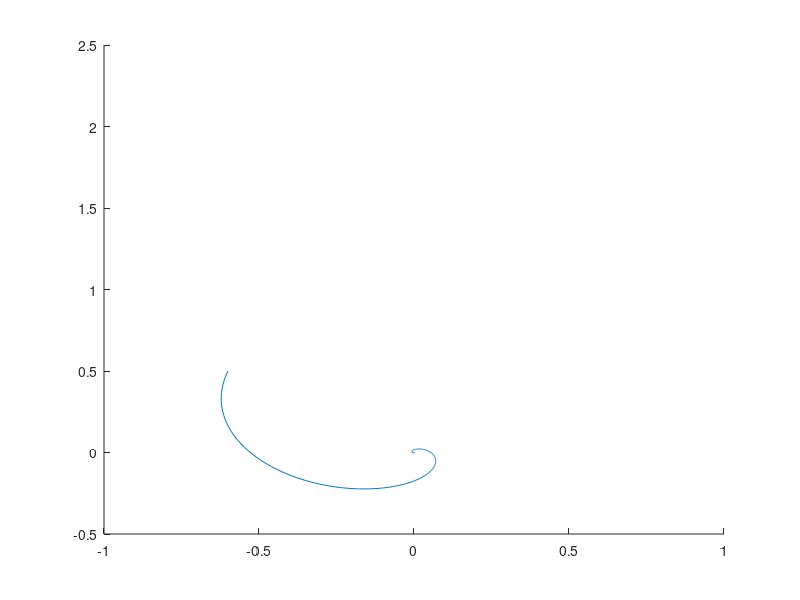

The MATLAB source for this figure: (Note: this script raises an error after producing the figure.)
%Pauli matrices
sigma1 = [0 1;1 0];   
sigma2 = [0 complex(0,-1);complex(0,1) 0];
sigma3 = [1 0;0 -1];

sigma = [sigma1 sigma2 sigma3];
gamma = 1.5;
K = sigma3 + complex(0,1)*gamma*(eye(2)+sigma3)/2;
[vec, val] = eig(K);
vecr1 = vec(:,1);
vecr2 = vec(:,2);

rx = -0.6;
ry = 0.5; 
rz = sqrt(1-rx^2-ry^2);
rho = 0.5*(eye(2) + rx*sigma1 + ry*sigma2 + rz*sigma3);
p = sqrt(1-gamma^2);
rho_0 = rho;
R = [1 0 -complex(0,1)*gamma];
r = [rx ry rz];

N=1000;
h = 0.01;
t = h*ones(N-1);
ts = zeros(N);
ti = 1000;
tf = 750;
initial_state_prob = zeros([1 N]);
final_state_prob = zeros([1 N]);
prob_first_eigenval = zeros([1 N]);
prob_second_eigenval = zeros([1 N]);
coord =zeros([N 3]);
coord(1,1) = trace(rho*sigma1);
coord(1,2) = trace(rho*sigma2);
coord(1,3) = trace(rho*sigma3);
prob_first_eigenval(1,1) = trace(vecr1'*rho*vecr1);
%prob_first_eigenval(1,1) = vecr1'*rho*vecr1 + (vecr1'*rho*vecr2)*(vecr1'*vecr2) + (vecr2'*vecr1)*(vecr1'*rho*vecr1)*(vecr2'*vecr1) + (vecr2'*vecr1)*(vecr1'*rho*vecr2);
prob_second_eigenval(1,1) = trace(vecr2'*rho*vecr2);
initial_state_prob(1,1) = trace(rho*rho); 
final_state_prob(1,1) = trace(rho*(eye(2)-rho)); 
prob_trans = zeros([1 N]);
prob_trans(1,1) = trace(rho*rho); 
%disp(coord(1,1:3))
for i = 2:N
    %rho_t = (exp(-complex(0,1)*K*t(i))*rho*exp(complex(0,1)*K'*t(i)))/trace(exp(-complex(0,1)*K*t(i))*rho*exp(complex(0,1)*K'*t(i)));
    ts(i) = h*(i-1);
    if i < ti || i>tf
        M = expm(-complex(0,1)*K*h)*rho*expm(complex(0,1)*K'*h);
        N = expm(-complex(0,1)*K*ts(i))*rho_0*expm(complex(0,1)*K'*ts(i));
    else 
        gamma = 3;
        p2 = complex(0,1)*sqrt(gamma^2 - 1);
        H = p2*[0 p1;p1 0];
        %M = (cos(p2*t(i)))^2*rho + complex(0,1)*cos(p2*t(i))*sin(p2*t(i))*(rho*H'-H*rho)/p2 + (sin(p2*t(i)))^2*H*rho*H'/p2^2;
    end
    rho_t = M/trace(M);
    coord(i,1) = trace(rho_t*sigma1);
    coord(i,2) = trace(rho_t*sigma2);
    coord(i,3) = trace(rho_t*sigma3);
    initial_state_prob(1,i) = trace(rho_t*rho_0);
    final_state_prob(1,i) = trace(rho_t*(eye(2)-rho_0));
    %prob_first_eigenval(1,i) = vecr1'*rho*vecr1 + (vecr1'*rho*vecr2)*(vecr1'*vecr2) + (vecr2'*vecr1)*(vecr1'*rho*vecr1)*(vecr2'*vecr1) + (vecr2'*vecr1)*(vecr1'*rho*vecr2);
    prob_first_eigenval(1,i) = trace(vecr1'*rho_t*vecr1);
    prob_second_eigenval(1,i) = trace(vecr2'*rho_t*vecr2);
    rho = rho_t;
    %prob_trans(1,i) = 0.5+(0.5/trace(N))*((complex(0,1)*cos(p*ts(i))*sin(p*ts(i))/p)*(r*R'-R*r')+ cos(p*ts(i))*cos(p*ts(i)) + (sin(p*ts(i))*sin(p*ts(i))/p^2)*(complex(0,1)*cross(R,conj(R))*r'+(R*r')*(r*R')-dot(cross(R,r),cross(conj(R),r))));
    prob_trans(1,i) = rx/trace(N);
end

%figure;
hold on
plot3(coord(:,1), coord(:,2), coord(:,3), LineWidth=2.5, Color="blue")
[X,Y,Z] = sphere;
surf(X, Y,Z, FaceColor="none", EdgeLighting="flat")
title("\gamma = "+ gamma)
xlabel("x", FontSize=13)
ylabel("y", FontSize=13)
zlabel("z", FontSize=13)
hold off
figure;
hold on
plot(ts,initial_state_prob, LineWidth=1.5)
plot(ts, final_state_prob, LineWidth=1.5)
plot([ti/100 ti/100],[0 1],Color='black')
plot([tf/100 tf/100],[0 1], Color='black')
xlabel("t")
ylabel("Probability")
legend("Probability of being in the initial state", "Probability of being in the orthogonal state")
title("r_x ="+ rx + " r_y = "+ry)
hold off
figure; 
hold on 
plot(ts, prob_first_eigenval, LineWidth=1.5)
plot(ts, prob_second_eigenval, LineWidth=1.5)
plot([ti/100 ti/100],[0 1], Color='black')
plot([tf/100 tf/100],[0 1], Color ='black' )
xlabel("t")
ylabel("Probability")
legend("Probability of being in 1st eigenstate", "Probability of being in second eigen state")
title("r_x ="+ rx + " r_y = "+ry + "\gamma = "+ gamma)
hold off
% % 
% figure;
% plot(ts, coord(:,3));